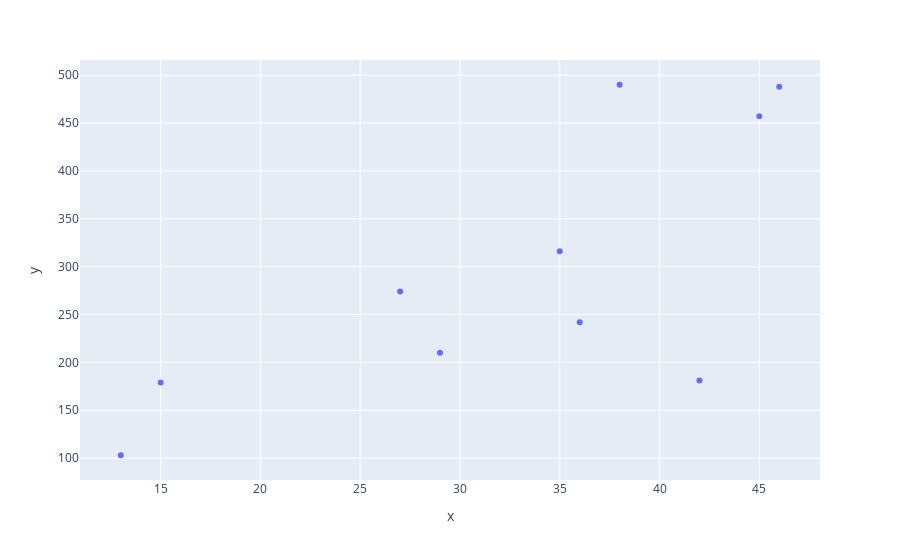

The notebook cell this image was saved under:
### Code cell
import plotly.express as px
import random
x = np.array(random.sample(range(1, 50), 10))
y = np.array(random.sample(range(100, 500), 10))
fig = px.scatter(x=x, y=y)
fig.show()

### Figure 1 — Plotly figure (JSON) as saved in the notebook; plotly's stock layout.template omitted (floating-point values rounded to 4 significant figures)
{"data": [{"hovertemplate": "x=%{x}<br>y=%{y}<extra></extra>", "legendgroup": "", "marker": {"color": "#636efa", "symbol": "circle"}, "mode": "markers", "name": "", "orientation": "v", "showlegend": false, "type": "scatter", "x": [36, 13, 46, 42, 45, 35, 27, 15, 29, 38], "xaxis": "x", "y": [242, 103, 488, 181, 457, 316, 274, 179, 210, 490], "yaxis": "y"}], "layout": {"legend": {"tracegroupgap": 0}, "margin": {"t": 60}, "xaxis": {"anchor": "y", "domain": [0, 1], "title": {"text": "x"}}, "yaxis": {"anchor": "x", "domain": [0, 1], "title": {"text": "y"}}}}
